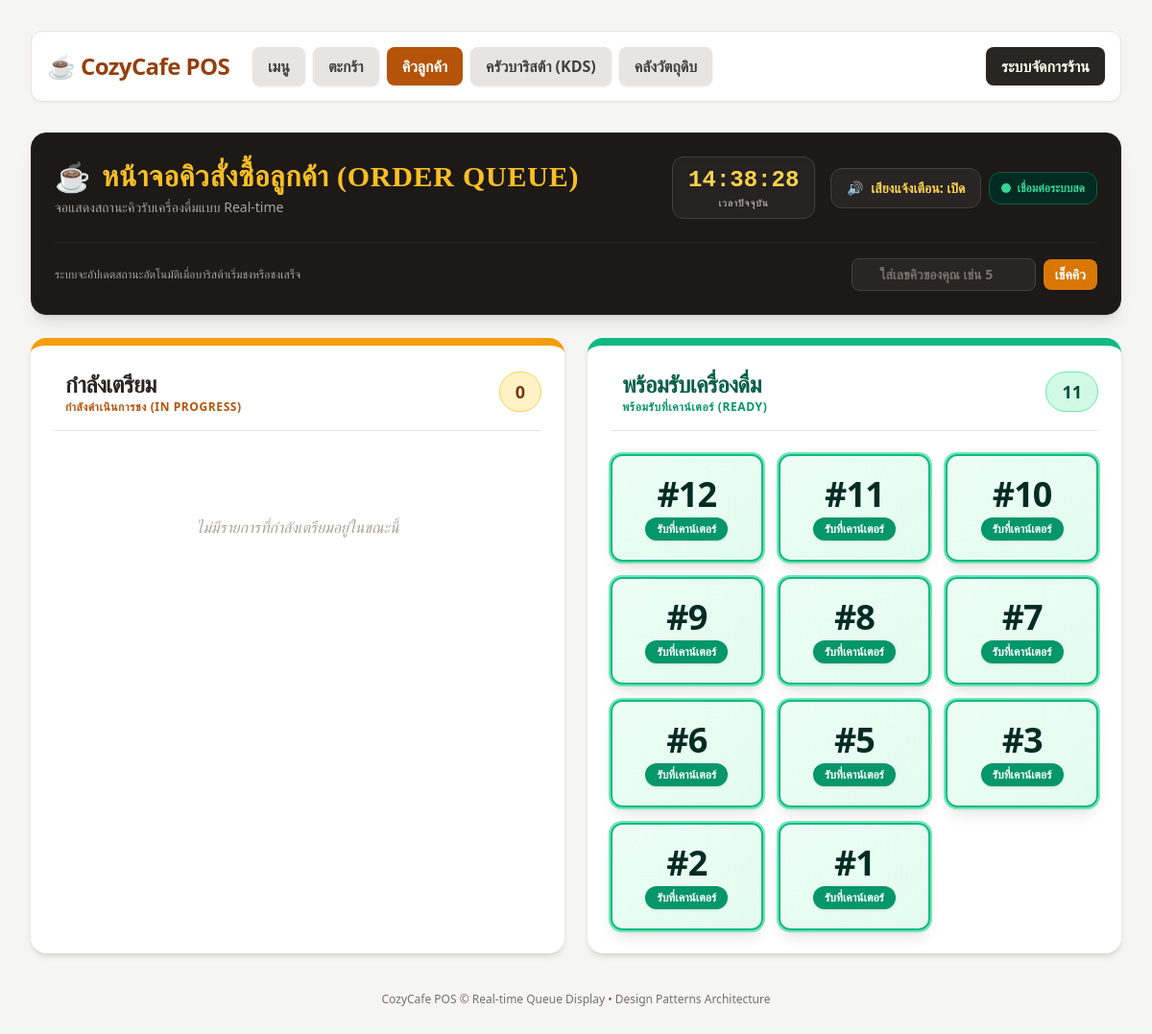
Before: /queue/ with the older database file.
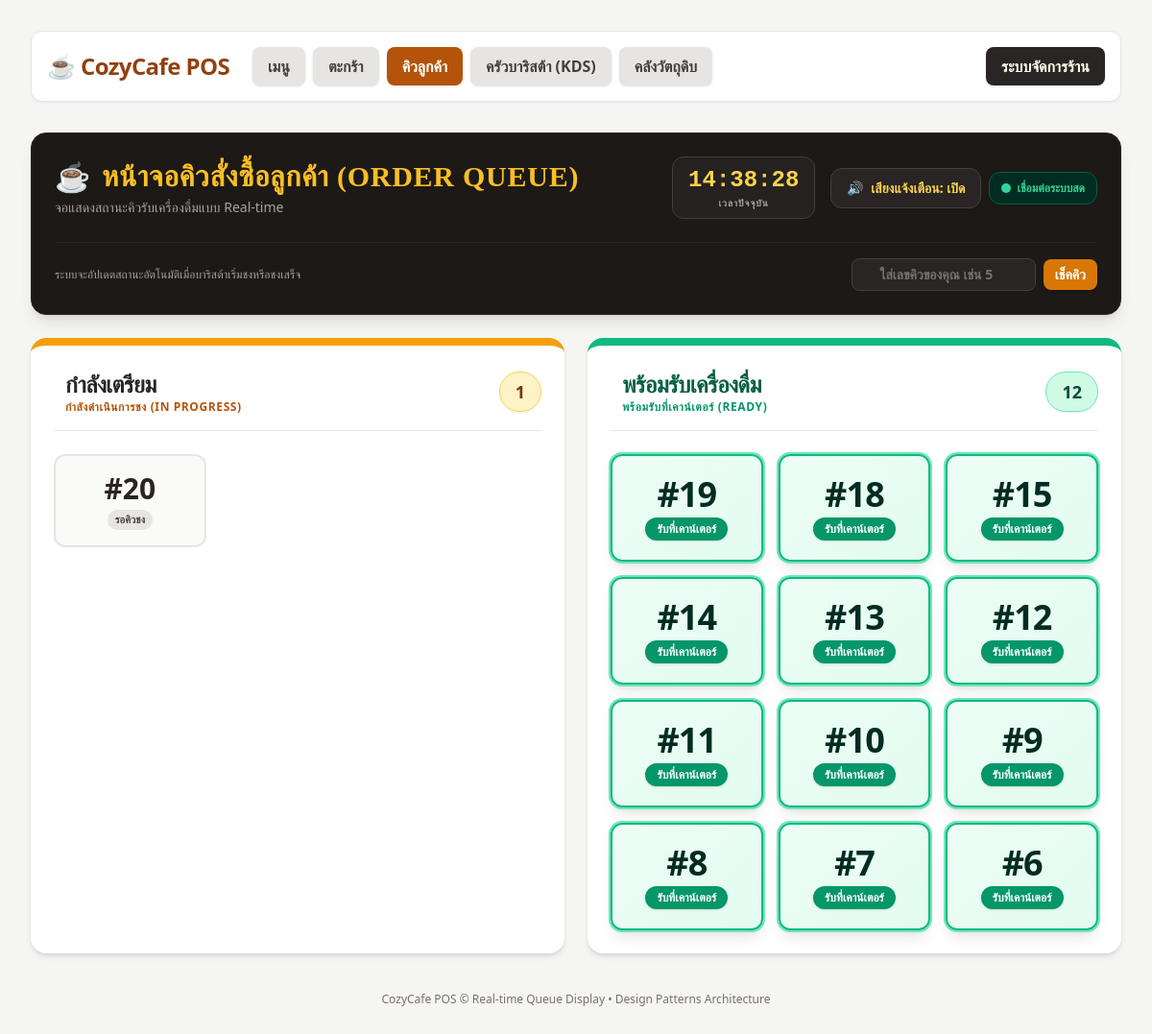
After: the same page with the newer database file.
### pos/models.py (models this page shows, shortened)
class Order(models.Model):
    STATUS_CHOICES = [
        ('PENDING', 'Pending (รอคิวชง)'),
        ('BREWING', 'Brewing (กำลังชง)'),
        ('COMPLETED', 'Completed (เสร็จสิ้น)'),
        ('CANCELED', 'Canceled (ยกเลิก)'),
    ]
    description = models.TextField()
    total_cost = models.DecimalField(max_digits=10, decimal_places=2)
    status = models.CharField(max_length=20, choices=STATUS_CHOICES, default='PENDING')
    payment_method = models.CharField(max_length=20, default='CASH') # CASH, PROMPTPAY
    amount_paid = models.DecimalField(max_digits=10, decimal_places=2, default=0)
    change_amount = models.DecimalField(max_digits=10, decimal_places=2, default=0)
    payment_ref = models.CharField(max_length=100, blank=True, default='')
    created_at = models.DateTimeField(auto_now_add=True)

### pos/views.py (the view)
# urls.py: path('queue/', views.customer_queue, name='customer_queue'),
def customer_queue(request):
    preparing_orders = Order.objects.filter(status__in=['PENDING', 'BREWING']).order_by('created_at')
    ready_orders = Order.objects.filter(status='COMPLETED').order_by('-created_at')[:12]
    return render(request, 'pos/customer_queue.html', {
        'preparing_orders': preparing_orders,
        'ready_orders': ready_orders
    })

### pos/templates/pos/customer_queue.html (shortened to what the changed rows need)
<!DOCTYPE html>
<html lang="th">
<head>
    <script src="https://cdn.tailwindcss.com"></script>
</head>
<body class="bg-stone-100 text-stone-800 font-sans p-4 md:p-8 min-h-screen flex flex-col">
    <header class="bg-stone-900 text-amber-50 p-6 rounded-2xl shadow-lg mb-6 border border-stone-800">
        <div class="flex flex-col md:flex-row justify-between items-center gap-4">
            <div>
                <div class="flex items-center space-x-3">
                    <h1 class="text-3xl font-extrabold tracking-wide font-serif text-amber-400">หน้าจอคิวสั่งซื้อลูกค้า (ORDER QUEUE)</h1>
                </div>
            </div>
        </div>
    </header>
    <main class="grid grid-cols-1 md:grid-cols-2 gap-6 flex-grow">
        <section class="bg-white rounded-2xl shadow-md border-t-8 border-amber-500 p-6 flex flex-col">
            <div class="flex justify-between items-center mb-6 pb-4 border-b border-stone-200">
                <div class="flex items-center space-x-3">
                    <div>
                        <h2 class="text-2xl font-black text-stone-800 tracking-tight">กำลังเตรียม</h2>
                    </div>
                </div>
                <span id="preparing-count" class="bg-amber-100 text-amber-900 font-black text-lg px-4 py-1.5 rounded-full border border-amber-300 shadow-sm">
                    {{ preparing_orders|length }}
                </span>
            </div>
            <div id="preparing-list" class="grid grid-cols-2 sm:grid-cols-3 gap-4 auto-rows-max flex-grow">
                {% for order in preparing_orders %}
                <div class="queue-card p-4 rounded-xl border-2 {% if order.status == 'BREWING' %}border-amber-400 bg-amber-50/70 shadow-md ring-2 ring-amber-300/50{% else %}border-stone-200 bg-stone-50{% endif %} text-center flex flex-col justify-center items-center transition hover:scale-105 duration-200" data-order-id="{{ order.id }}">
                    <div class="text-3xl font-black text-stone-800 mb-1">#{{ order.id }}</div>
                    {% if order.status == 'BREWING' %}
                    <span class="inline-flex items-center gap-1 text-[11px] font-bold uppercase bg-amber-500 text-white px-2 py-0.5 rounded-full animate-pulse shadow-sm">
                        <span></span> กำลังชง
                    </span>
                    {% else %}
                    <span class="inline-flex items-center text-[11px] font-bold uppercase bg-stone-200 text-stone-700 px-2 py-0.5 rounded-full">
                        รอคิวชง
                    </span>
                    {% endif %}
                </div>
                {% empty %}
                <div class="col-span-full py-16 text-center text-stone-400 font-medium italic">
                    ไม่มีรายการที่กำลังเตรียมอยู่ในขณะนี้
                </div>
                {% endfor %}
            </div>
        </section>
        <section class="bg-white rounded-2xl shadow-md border-t-8 border-emerald-500 p-6 flex flex-col">
            <div class="flex justify-between items-center mb-6 pb-4 border-b border-stone-200">
                <div class="flex items-center space-x-3">
                    <div>
                        <h2 class="text-2xl font-black text-emerald-800 tracking-tight">พร้อมรับเครื่องดื่ม</h2>
                    </div>
                </div>
                <span id="ready-count" class="bg-emerald-100 text-emerald-900 font-black text-lg px-4 py-1.5 rounded-full border border-emerald-300 shadow-sm">
                    {{ ready_orders|length }}
                </span>
            </div>
            <div id="ready-list" class="grid grid-cols-2 sm:grid-cols-3 gap-4 auto-rows-max flex-grow">
                {% for order in ready_orders %}
                <div class="queue-card p-5 rounded-xl border-2 border-emerald-500 bg-gradient-to-br from-emerald-50 to-emerald-100/60 shadow-lg text-center flex flex-col justify-center items-center transition hover:scale-105 duration-200 ring-2 ring-emerald-300" data-order-id="{{ order.id }}">
                    <div class="text-4xl font-black text-emerald-950 mb-1 tracking-tight">#{{ order.id }}</div>
                    <span class="inline-flex items-center gap-1 text-xs font-black uppercase bg-emerald-600 text-white px-3 py-1 rounded-full shadow">
                        รับที่เคาน์เตอร์
                    </span>
                </div>
                {% empty %}
                <div class="col-span-full py-16 text-center text-stone-400 font-medium italic">
                    ยังไม่มีออเดอร์พร้อมรับ
                </div>
                {% endfor %}
            </div>
        </section>
    </main>
</body>
</html>

Changed rows visible on the page:
no longer on this page (row unchanged): Order: id "5", shown under "พร้อมรับเครื่องดื่ม"
no longer on this page (row unchanged): Order: id "3", shown under "พร้อมรับเครื่องดื่ม"
no longer on this page (row unchanged): Order: id "2", shown under "พร้อมรับเครื่องดื่ม"
no longer on this page (row unchanged): Order: id "1", shown under "พร้อมรับเครื่องดื่ม"
added Order: id "20", status "รอคิวชง", shown under "กำลังเตรียม"
added Order: id "19", shown under "พร้อมรับเครื่องดื่ม"
added Order: id "18", shown under "พร้อมรับเครื่องดื่ม"
added Order: id "15", shown under "พร้อมรับเครื่องดื่ม"
added Order: id "14", shown under "พร้อมรับเครื่องดื่ม"
added Order: id "13", shown under "พร้อมรับเครื่องดื่ม"
Other visible differences:
{{ preparing_orders|length }}: "0" → "1"
{{ ready_orders|length }}: "11" → "12"
text no longer shown: "ไม่มีรายการที่กำลังเตรียมอยู่ในขณะนี้"
